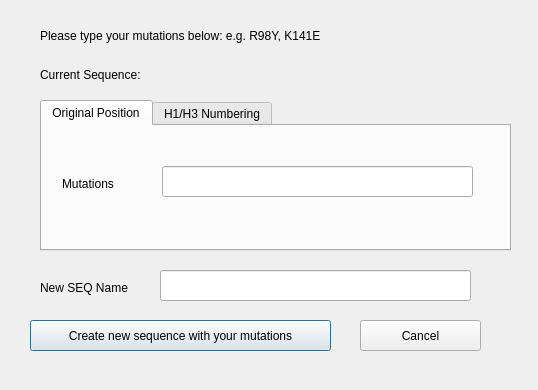
<?xml version="1.0" encoding="UTF-8"?>
<ui version="4.0">
 <class>MutationDialog</class>
 <widget class="QDialog" name="MutationDialog">
  <property name="geometry">
   <rect>
    <x>0</x>
    <y>0</y>
    <width>538</width>
    <height>390</height>
   </rect>
  </property>
  <property name="windowTitle">
   <string>Generate mutated sequence</string>
  </property>
  <widget class="QPushButton" name="addMutation">
   <property name="geometry">
    <rect>
     <x>30</x>
     <y>320</y>
     <width>301</width>
     <height>31</height>
    </rect>
   </property>
   <property name="text">
    <string>Create new sequence with your mutations</string>
   </property>
   <property name="default">
    <bool>true</bool>
   </property>
  </widget>
  <widget class="QLabel" name="Title">
   <property name="geometry">
    <rect>
     <x>40</x>
     <y>20</y>
     <width>421</width>
     <height>31</height>
    </rect>
   </property>
   <property name="text">
    <string>Please type your mutations below: e.g. R98Y, K141E</string>
   </property>
  </widget>
  <widget class="QPushButton" name="cancel">
   <property name="geometry">
    <rect>
     <x>360</x>
     <y>320</y>
     <width>121</width>
     <height>31</height>
    </rect>
   </property>
   <property name="text">
    <string>Cancel</string>
   </property>
  </widget>
  <widget class="QLabel" name="labelSeqName">
   <property name="geometry">
    <rect>
     <x>40</x>
     <y>280</y>
     <width>101</width>
     <height>16</height>
    </rect>
   </property>
   <property name="text">
    <string>New SEQ Name</string>
   </property>
  </widget>
  <widget class="QTabWidget" name="tabWidget">
   <property name="geometry">
    <rect>
     <x>40</x>
     <y>100</y>
     <width>471</width>
     <height>151</height>
    </rect>
   </property>
   <property name="currentIndex">
    <number>0</number>
   </property>
   <widget class="QWidget" name="OriPos">
    <attribute name="title">
     <string>Original Position</string>
    </attribute>
    <widget class="QLineEdit" name="Mutation">
     <property name="geometry">
      <rect>
       <x>120</x>
       <y>40</y>
       <width>311</width>
       <height>31</height>
      </rect>
     </property>
    </widget>
    <widget class="QLabel" name="labelpos">
     <property name="geometry">
      <rect>
       <x>20</x>
       <y>50</y>
       <width>101</width>
       <height>16</height>
      </rect>
     </property>
     <property name="text">
      <string>Mutations</string>
     </property>
    </widget>
   </widget>
   <widget class="QWidget" name="H1H3pos">
    <attribute name="title">
     <string>H1/H3 Numbering</string>
    </attribute>
    <widget class="QLabel" name="labelHA1">
     <property name="geometry">
      <rect>
       <x>10</x>
       <y>30</y>
       <width>101</width>
       <height>16</height>
      </rect>
     </property>
     <property name="text">
      <string>HA1 mutations</string>
     </property>
    </widget>
    <widget class="QLabel" name="labelHA2">
     <property name="geometry">
      <rect>
       <x>10</x>
       <y>80</y>
       <width>101</width>
       <height>16</height>
      </rect>
     </property>
     <property name="text">
      <string>HA2 mutations</string>
     </property>
    </widget>
    <widget class="QLineEdit" name="HA2mutation">
     <property name="geometry">
      <rect>
       <x>120</x>
       <y>70</y>
       <width>311</width>
       <height>31</height>
      </rect>
     </property>
    </widget>
    <widget class="QLineEdit" name="HA1mutation">
     <property name="geometry">
      <rect>
       <x>120</x>
       <y>20</y>
       <width>311</width>
       <height>31</height>
      </rect>
     </property>
    </widget>
   </widget>
  </widget>
  <widget class="QLineEdit" name="SeqName">
   <property name="geometry">
    <rect>
     <x>160</x>
     <y>270</y>
     <width>311</width>
     <height>31</height>
    </rect>
   </property>
  </widget>
  <widget class="QLabel" name="CurSeq">
   <property name="geometry">
    <rect>
     <x>160</x>
     <y>60</y>
     <width>351</width>
     <height>29</height>
    </rect>
   </property>
   <property name="text">
    <string/>
   </property>
  </widget>
  <widget class="QLabel" name="CurSeqLab">
   <property name="geometry">
    <rect>
     <x>40</x>
     <y>60</y>
     <width>121</width>
     <height>29</height>
    </rect>
   </property>
   <property name="text">
    <string>Current Sequence: </string>
   </property>
  </widget>
 </widget>
 <resources/>
 <connections/>
</ui>
